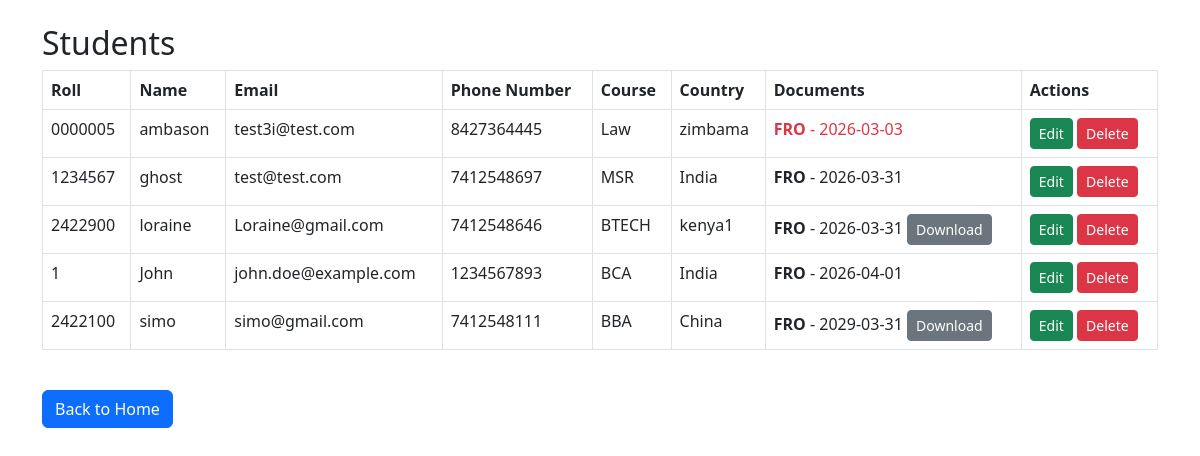
/view, run on the app's committed database.
### models.py (models this page shows, shortened)
class Student(db.Model):
    __tablename__ = 'students'
    roll_no = db.Column(db.String(20), primary_key=True)
    name = db.Column(db.String(100), nullable=False)
    surname = db.Column(db.String(100), nullable=False)
    phone_nr = db.Column(db.String(10),nullable=False, unique=True)
    email = db.Column(db.String(100), nullable=False, unique=True)
    course_name = db.Column(db.String(100), nullable=False)
    country_name = db.Column(db.String(100), nullable=False)
    documents = db.relationship('Document', backref='student', lazy=True)

class Document(db.Model):
    __tablename__ = 'documents'
    doc_id = db.Column(db.Integer, primary_key=True)
    roll_no = db.Column(db.String(20), db.ForeignKey('students.roll_no'), nullable=False)
    doc_type = db.Column(db.String(50), nullable=False)  # Passport / Visa / FRO
    issue_date = db.Column(db.Date, nullable=False)
    expiry_date = db.Column(db.Date, nullable=False)
    file_name = db.Column(db.String(255), nullable=True)

### app.py (the view)
@app.route("/view")
def view_students():
    students = Student.query.all()
    def get_expiry(student):
        fro_doc = next((d for d in student.documents if d.doc_type == 'FRO'), None)
        return fro_doc.expiry_date if fro_doc else None
    from datetime import date
    students.sort(key=lambda s: get_expiry(s) or date(9999, 12, 31))
    today = date.today()
    return render_template("view.html", students=students, today=today)

### templates/view.html
<link href="https://cdn.jsdelivr.net/npm/bootstrap@5.3.0/dist/css/bootstrap.min.css" rel="stylesheet">
<div class="container mt-4">
<h2>Students</h2>
<table class="table table-bordered">
<tr>
<th>Roll</th>
<th>Name</th>
<th>Email</th>
<th>Phone Number</th>
<th>Course</th>
<th>Country</th>
<th>Documents</th>
<th>Actions</th>
</tr>
{% for s in students %}
<tr>
<td>{{ s.roll_no }}</td>
<td>{{ s.name }}</td>
<td>{{ s.email }}</td>
<td>{{ s.phone_nr }}</td>
<td>{{ s.course_name }}</td>
<td>{{ s.country_name }}</td>
<td>
{% for d in s.documents %}
{% if d.doc_type == 'FRO' %}
<div class="{% if d.expiry_date < today %}text-danger{% endif %}">
<b>{{ d.doc_type }}</b> - {{ d.expiry_date }}
{% if d.file_name %}
<a href="/download/{{ d.file_name }}" class="btn btn-sm btn-secondary">Download</a>
{% endif %}
</div>
{% endif %}
{% endfor %}
</td>
<td>
<a href="/edit/{{ s.roll_no }}" class="btn btn-success btn-sm">Edit</a>
<a href="/delete/{{ s.roll_no }}" class="btn btn-danger btn-sm">Delete</a>
</td>
</tr>
{% endfor %}
</table>
<br>
<button onclick="location.href='/'" class="btn btn-primary">Back to Home</button>
</div>

### data on the page
Student: roll_no "0000005", name "ambason", email "test3i@test.com", phone_nr "8427364445", course_name "Law", country_name "zimbama"
Document: doc_type "FRO", expiry_date "2026-03-03"
Student: roll_no "1234567", name "ghost", email "test@test.com", phone_nr "7412548697", course_name "MSR", country_name "India"
Document: doc_type "FRO", expiry_date "2026-03-31"
Student: roll_no "2422900", name "loraine", email "Loraine@gmail.com", phone_nr "7412548646", course_name "BTECH", country_name "kenya1"
Document: doc_type "FRO", expiry_date "2026-03-31"
Student: roll_no "1", name "John", email "john.doe@example.com", phone_nr "1234567893", course_name "BCA", country_name "India"
Document: doc_type "FRO", expiry_date "2026-04-01"
Student: roll_no "2422100", name "simo", email "simo@gmail.com", phone_nr "7412548111", course_name "BBA", country_name "China"
Document: doc_type "FRO", expiry_date "2029-03-31"
